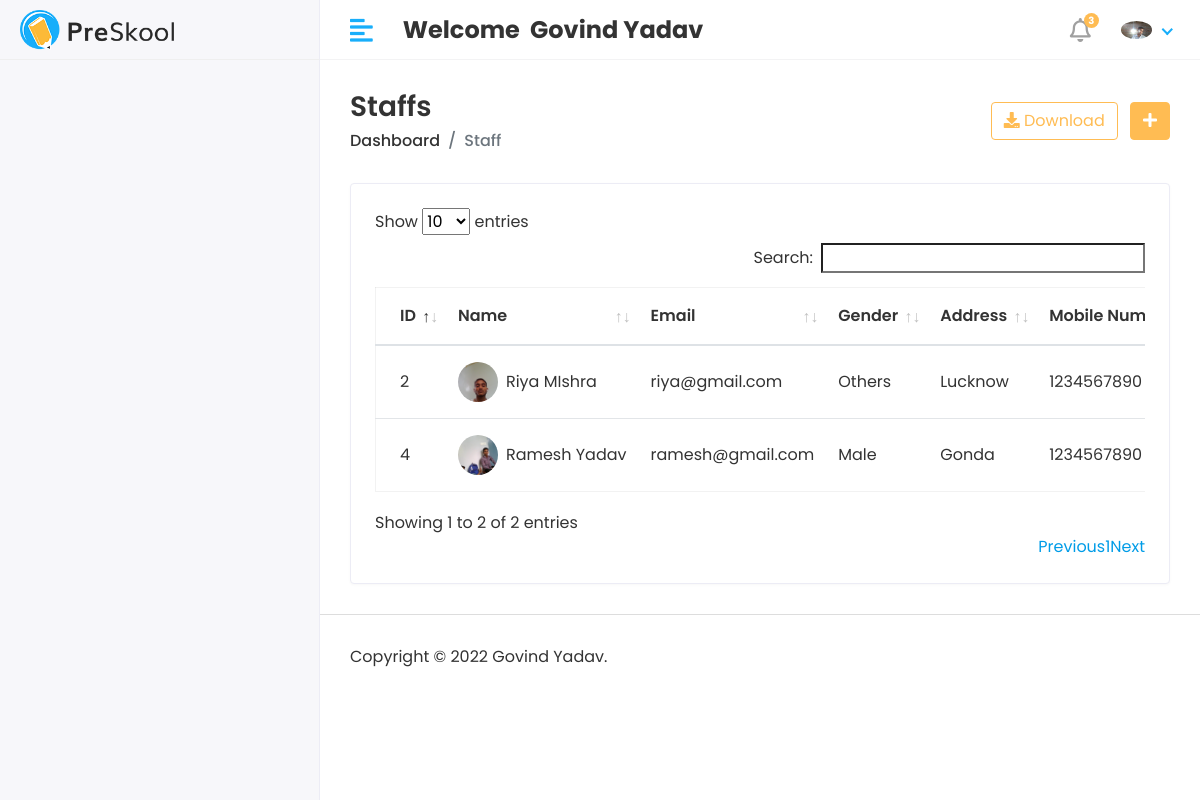
Screenshot of /Hod/Staff/View (signed in) with the database file from the repository.
### app/models.py (models this page shows, shortened)
class CustomUser(AbstractUser):
    USER = (
        (1, 'HOD'),
        (1, 'STAFF'),
        (1, 'STUDENT'),
    )
    user_type = models.CharField(choices=USER, max_length=50, default=1)
    profile_pic = models.ImageField(upload_to='media/profile_pic')

class Staff(models.Model):
    admin  = models.OneToOneField(CustomUser, on_delete=models.CASCADE)
    address = models.TextField()
    gender = models.CharField(max_length=100)
    mobile_number = models.CharField(max_length=15)
    created_at = models.DateTimeField(auto_now_add=True)
    updated_at = models.DateTimeField(auto_now=True)

### student_management_project/Hod_views.py (the view)
# urls.py: path('Hod/Staff/View', Hod_views.VIEW_STAFF, name='view_staff'),
@login_required(login_url='/')
def VIEW_STAFF(request):
    staff = Staff.objects.all()
    context = {
        'staff': staff
    }
    return render(request, 'Hod/view_staff.html', context)

### templates/Hod/view_staff.html (shortened to what this page needs)
{% extends 'base.html' %}
{% block content %}
 <div class="page-header">
               <div class="row align-items-center">
                  <div class="col">
                     <h3 class="page-title">Staffs</h3>
                     <ul class="breadcrumb">
                        <li class="breadcrumb-item"><a href="{% url 'hod_home' %}">Dashboard</a></li>
                        <li class="breadcrumb-item active">Staff</li>
                     </ul>
                  </div>
                  <div class="col-auto text-right float-right ml-auto">
                     <a href="#" class="btn btn-outline-primary mr-2"><i class="fas fa-download"></i> Download</a>
                     <a href="{% url 'add_staff' %}" class="btn btn-primary"><i class="fas fa-plus"></i></a>
                  </div>
               </div>
            </div>
            <div class="row">
               <div class="col-sm-12">
                  <div class="card card-table">
                     <div class="card-body">
                        {% if staff %}
                         <div class="table-responsive">
                           <table id="table_id" class="table table-hover table-center mb-0 ">
                              <thead>
                                 <tr>
                                    <th>ID</th>
                                    <th>Name</th>
                                    <th>Email</th>
                                    <th>Gender</th>
                                    <th>Address</th>
                                    <th>Mobile Number</th>
                                 </tr>
                              </thead>
                              <tbody>
                                 {% for i in staff %}
                                    <tr>
                                    <td>{{i.id}}</td>
                                    <td>
                                       <h2 class="table-avatar">
                                          <a href="student-details.html" class="avatar avatar-sm mr-2"><img
                                                class="avatar-img rounded-circle"
                                                src="/{{i.admin.profile_pic}}" alt="User Image"></a>
                                          <a href="student-details.html">{{i.admin.first_name}} {{i.admin.last_name}}</a>
                                       </h2>
                                    </td>
                                    <td>{{i.admin.email}}</td>
                                    <td>{{i.gender}}</td>
                                    <td>{{i.address}}</td>
                                    <td>{{i.mobile_number}}</td>
                                 </tr>
                                {% endfor %}
                              </tbody>
                           </table>
                        </div>
                         {% else %}
                         <h4 class="text-center text-red">No Student Records</h4>
                        {% endif %}
                     </div>
                  </div>
               </div>
            </div>
{% endblock %}

### templates/includes/header.html (shortened to what this page needs)
{% load static %}
<div class="header">
         <div class="header-left">
            <a href="index.html" class="logo">
               <img src="{% static 'assets/img/logo.png' %}" alt="Logo">
            </a>
         </div>
         <a href="javascript:void(0);" id="toggle_btn">
            <i class="fas fa-align-left"></i>
         </a>
         <div class="top-nav-search mt-3">
           <h4><strong>Welcome &nbsp;<span>{{user.first_name}} {{user.last_name}}</span></strong></h4>
         </div>
         <ul class="nav user-menu">
            <li class="nav-item dropdown noti-dropdown">
               <a href="#" class="dropdown-toggle nav-link" data-toggle="dropdown">
                  <i class="far fa-bell"></i> <span class="badge badge-pill">3</span>
               </a>
            </li>
            <li class="nav-item dropdown has-arrow">
               <a href="#" class="dropdown-toggle nav-link" data-toggle="dropdown">
                   {% if user.profile_pic == "" %}
                        <span class="user-img"><img class="rounded-circle" src="{% static 'assets/img/govind_pic.jpg' %}" width="31"
                        alt=""></span>
                   {% else %}
                        <span class="user-img"><img class="rounded-circle" src="/{{user.profile_pic}}" width="31"
                        alt=""></span>
                   {% endif %}
               </a>
            </li>
         </ul>
      </div>

### static/assets/css/style.css (style rules this page uses)
html { height: 100%; }
body { background-color: #fff; color: #333; font-family: 'Poppins', sans-serif; font-size: 1rem; height: 100%; line-height: 1.5; overflow-x: hidden; }
h1, h2, h3, h4, h5, h6 { font-family: 'Poppins', sans-serif; margin-top: 0; }
a { color: #009ce7; }
input, button, a { transition: all 0.4s ease; -moz-transition: all 0.4s ease; -o-transition: all 0.4s ease; -ms-transition: all 0.4s ease; -webkit-transition: all 0.4s ease; }
ul, ol { padding: 0px; list-style: none; }
.table { color: #333; max-width: 100%; margin-bottom: 0; width: 100%; }
.table.dataTable { border-collapse: collapse !important; border: 1px solid rgba(0, 0, 0, 0.05); }
table.table td h2 { display: inline-block; font-size: inherit; font-weight: 400; margin: 0; padding: 0; vertical-align: middle; }
table.table td h2.table-avatar { align-items: center; display: inline-flex; font-size: inherit; font-weight: 400; margin: 0; padding: 0; vertical-align: middle; white-space: nowrap; }
table.table td h2 a { color: #333; }
.table thead tr th { font-weight: 600; }
.table tbody tr { border-bottom: 1px solid rgba(0, 0, 0, 0.05); }
.table.table-center td, .table.table-center th { vertical-align: middle; }
.card-table .card-body .table > thead > tr > th { border-top: 0; }
.card-table .card-body .table tr td:first-child, .card-table .card-body .table tr th:first-child { padding-left: 1.5rem; }
.card-table .table td, .card-table .table th { border-top: 1px solid #e2e5e8; padding: 1rem 0.75rem; white-space: nowrap; }
.btn-primary { background-color: #FFBC53; border: 1px solid #FFBC53; }
.btn-outline-primary { color: #FFBC53; border-color: #FFBC53; }
.card { border: 1px solid #ececf5; box-shadow: 0 1px 3px 0 rgba(0, 0, 0, 0.03); margin-bottom: 1.875rem; }
.card-body { padding: 1.5rem; }
.avatar { position: relative; display: inline-block; width: 3rem; height: 3rem }
.avatar > img { width: 100%; height: 100%; -o-object-fit: cover; object-fit: cover; }
.avatar-sm { width: 2.5rem; height: 2.5rem; }
.header { background-color: #fff; border-bottom: 1px solid #f3f3f4; left: 0; position: fixed; right: 0; top: 0; z-index: 1001; height: 60px; }
.header .header-left { float: left; height: 60px; padding: 0 20px; position: relative; width: 320px; z-index: 1; transition: all 0.2s ease-in-out; background-color: #f7f7fa; border-bottom: 1px solid #efefef; border-right: 1px solid #ececf5; display: flex; align-items: center; }
.header .header-left .logo { display: inline-block; line-height: 60px; }
.header .header-left .logo img { max-height: 40px; width: auto; }
.header .dropdown-toggle:after { display: none; }
.header .has-arrow .dropdown-toggle:after { border-top: 0; border-left: 0; border-bottom: 2px solid #18aefa; border-right: 2px solid #18aefa; content: ''; height: 8px; display: inline-block; pointer-events: none; -webkit-transform-origin: 66% 66%; -ms-transform-origin: 66% 66%; transform-origin: 66% 66%; -webkit-transform: rotate(45deg); -ms-transform: rotate(45deg); transform: rotate(45deg); -webkit-transition: all 0.15s ease-in-out; transition: all 0.15s ease-in-out; width: 8px; vertical-align: 0px; }
.user-menu { float: right; margin: 0; position: relative; z-index: 99; padding-right: 15px; }
.user-menu.nav > li > a { color: #a0a0a0; font-size: 14px; line-height: 58px; padding: 0 15px; height: 60px; }
.user-img { margin-right: 3px; position: relative; }
.top-nav-search { float: left; margin-left: 15px; }
.page-header { margin-bottom: 1.875rem; }
.page-header .breadcrumb { background-color: transparent; color: #6c757d; font-size: 1rem; font-weight: 500; margin-bottom: 0; padding: 0; }
.page-header .breadcrumb a { color: #333; }
.page-title { font-size: 28px; font-weight: 600; color: #333; margin-bottom: 5px; }
.user-menu.nav > li > a .badge { background-color: #FFBC53; display: block; font-size: 10px; font-weight: bold; height: 15px; width: 15px; position: absolute; right: 7px; top: 13px; color: #fff; padding: 3px; }
.user-menu.nav > li > a > i { font-size: 1.5rem; line-height: 60px; }
@media (min-width: 992px) { #toggle_btn { align-items: center; color: #18aefa; display: inline-flex; float: left; font-size: 26px; height: 60px; justify-content: center; margin-left: 15px; padding: 0 15px; } }

### rows the page displays
CustomUser: first_name "Govind", last_name "Yadav", profile_pic (picture)
Staff: id "2", admin.profile_pic (picture), admin.first_name "Riya", admin.last_name "MIshra", admin.email "riya@gmail.com", gender "Others", address "Lucknow", mobile_number "1234567890"
Staff: id "4", admin.profile_pic (picture), admin.first_name "Ramesh", admin.last_name "Yadav", admin.email "ramesh@gmail.com", gender "Male", address "Gonda", mobile_number "1234567890"
